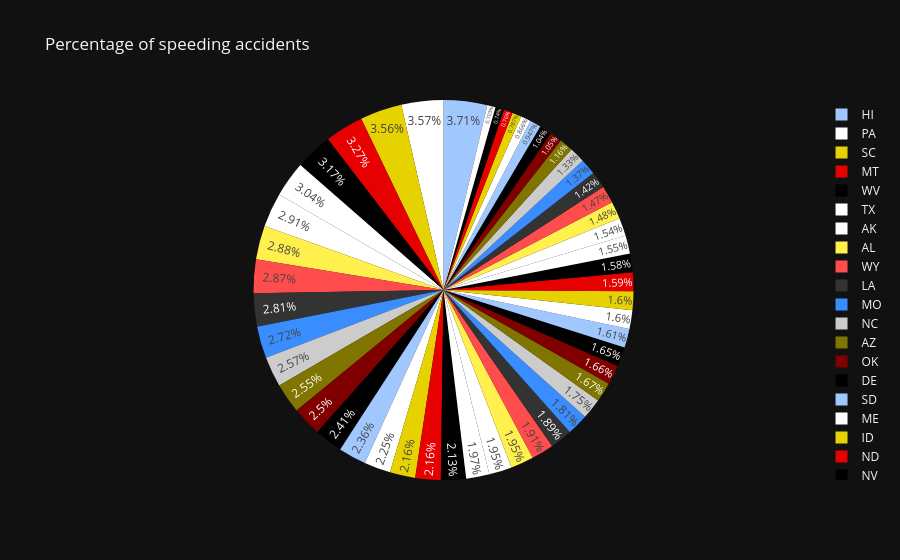

Notebook code cell kept with this figure:
### Code cell
#percentage of speeding accident (pai chart)
fig = px.pie(df, values = 'speeding', names='abbrev',
             title='Percentage of speeding accidents',
             template='plotly_dark',
             color_discrete_sequence=px.colors.sequential.Blackbody_r)
fig.update_traces(textposition='inside')
fig.show()

### Figure 1 — Plotly figure (JSON) as saved in the notebook; plotly's stock layout.template omitted (floating-point values rounded to 4 significant figures)
{"data": [{"domain": {"x": [0, 1], "y": [0, 1]}, "hovertemplate": "abbrev=%{label}<br>speeding=%{value}<extra></extra>", "labels": ["AL", "AK", "AZ", "AR", "CA", "CO", "CT", "DE", "DC", "FL", "GA", "HI", "ID", "IL", "IN", "IA", "KS", "KY", "LA", "ME", "MD", "MA", "MI", "MN", "MS", "MO", "MT", "NE", "NV", "NH", "NJ", "NM", "NY", "NC", "ND", "OH", "OK", "OR", "PA", "RI", "SC", "SD", "TN", "TX", "UT", "VT", "VA", "WA", "WV", "WI", "WY"], "legendgroup": "", "name": "", "showlegend": true, "textposition": "inside", "type": "pie", "values": [7.332, 7.421, 6.51, 4.032, 4.2, 5.032, 4.968, 6.156, 2.006, 3.759, 2.964, 9.45, 5.508, 4.608, 3.625, 2.669, 4.806, 4.066, 7.175, 5.738, 4.25, 1.886, 3.384, 2.208, 2.64, 6.923, 8.346, 1.937, 5.439, 4.06, 1.792, 3.496, 3.936, 6.552, 5.497, 3.948, 6.368, 4.224, 9.1, 3.774, 9.082, 6.014, 4.095, 7.76, 4.859, 4.08, 2.413, 4.452, 8.092, 4.968, 7.308]}], "layout": {"legend": {"tracegroupgap": 0}, "piecolorway": ["rgb(160,200,255)", "rgb(255,255,255)", "rgb(230,210,0)", "rgb(230,0,0)", "rgb(0,0,0)"], "title": {"text": "Percentage of speeding accidents"}}}
